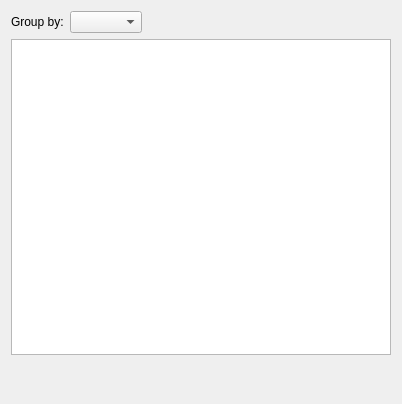
<?xml version="1.0" encoding="UTF-8"?>
<ui version="4.0">
 <class>SegmentationExplorer</class>
 <widget class="QWidget" name="SegmentationExplorer">
  <property name="geometry">
   <rect>
    <x>0</x>
    <y>0</y>
    <width>402</width>
    <height>404</height>
   </rect>
  </property>
  <property name="windowTitle">
   <string>Segmentation Explorer</string>
  </property>
  <property name="styleSheet">
   <string notr="true"/>
  </property>
  <layout class="QVBoxLayout" name="verticalLayout">
   <item>
    <layout class="QHBoxLayout" name="horizontalLayout_2">
     <item>
      <widget class="QLabel" name="label">
       <property name="text">
        <string>Group by:</string>
       </property>
      </widget>
     </item>
     <item>
      <widget class="QComboBox" name="groupList"/>
     </item>
     <item>
      <spacer name="horizontalSpacer_2">
       <property name="orientation">
        <enum>Qt::Horizontal</enum>
       </property>
       <property name="sizeHint" stdset="0">
        <size>
         <width>40</width>
         <height>20</height>
        </size>
       </property>
      </spacer>
     </item>
    </layout>
   </item>
   <item>
    <widget class="QTreeView" name="view">
     <property name="acceptDrops">
      <bool>true</bool>
     </property>
     <property name="styleSheet">
      <string notr="true">QTreeView::indicator {
     width: 15px;
     height: 15px;
 }
QTreeView::indicator:checked {
     image: url(:/espina/show_all.svg);
 } 
QTreeView::indicator:unchecked {
     image: url(:/espina/hide_all.svg);
 } 
</string>
     </property>
     <property name="editTriggers">
      <set>QAbstractItemView::NoEditTriggers</set>
     </property>
     <property name="dragEnabled">
      <bool>true</bool>
     </property>
     <property name="dragDropMode">
      <enum>QAbstractItemView::InternalMove</enum>
     </property>
     <property name="defaultDropAction">
      <enum>Qt::MoveAction</enum>
     </property>
     <property name="selectionMode">
      <enum>QAbstractItemView::ExtendedSelection</enum>
     </property>
     <property name="animated">
      <bool>true</bool>
     </property>
     <attribute name="headerVisible">
      <bool>false</bool>
     </attribute>
    </widget>
   </item>
   <item>
    <layout class="QHBoxLayout" name="horizontalLayout">
     <item>
      <spacer name="horizontalSpacer">
       <property name="orientation">
        <enum>Qt::Horizontal</enum>
       </property>
       <property name="sizeHint" stdset="0">
        <size>
         <width>40</width>
         <height>20</height>
        </size>
       </property>
      </spacer>
     </item>
     <item>
      <widget class="QPushButton" name="showInformation">
       <property name="sizePolicy">
        <sizepolicy hsizetype="Fixed" vsizetype="Fixed">
         <horstretch>0</horstretch>
         <verstretch>0</verstretch>
        </sizepolicy>
       </property>
       <property name="minimumSize">
        <size>
         <width>32</width>
         <height>32</height>
        </size>
       </property>
       <property name="maximumSize">
        <size>
         <width>32</width>
         <height>32</height>
        </size>
       </property>
       <property name="baseSize">
        <size>
         <width>32</width>
         <height>32</height>
        </size>
       </property>
       <property name="toolTip">
        <string>Show Segmentation Information</string>
       </property>
       <property name="text">
        <string/>
       </property>
       <property name="iconSize">
        <size>
         <width>22</width>
         <height>22</height>
        </size>
       </property>
       <property name="flat">
        <bool>true</bool>
       </property>
      </widget>
     </item>
     <item>
      <widget class="QPushButton" name="deleteSegmentation">
       <property name="sizePolicy">
        <sizepolicy hsizetype="Fixed" vsizetype="Fixed">
         <horstretch>0</horstretch>
         <verstretch>0</verstretch>
        </sizepolicy>
       </property>
       <property name="minimumSize">
        <size>
         <width>32</width>
         <height>32</height>
        </size>
       </property>
       <property name="maximumSize">
        <size>
         <width>32</width>
         <height>32</height>
        </size>
       </property>
       <property name="baseSize">
        <size>
         <width>32</width>
         <height>32</height>
        </size>
       </property>
       <property name="toolTip">
        <string>Delete selected segmentation</string>
       </property>
       <property name="text">
        <string/>
       </property>
       <property name="icon">
        <iconset resource="../rsc/espina.qrc">
         <normaloff>:/espina/trash-full.svg</normaloff>:/espina/trash-full.svg</iconset>
       </property>
       <property name="iconSize">
        <size>
         <width>22</width>
         <height>22</height>
        </size>
       </property>
       <property name="flat">
        <bool>true</bool>
       </property>
      </widget>
     </item>
    </layout>
   </item>
  </layout>
 </widget>
 <resources>
  <include location="../rsc/espina.qrc"/>
 </resources>
 <connections/>
</ui>
